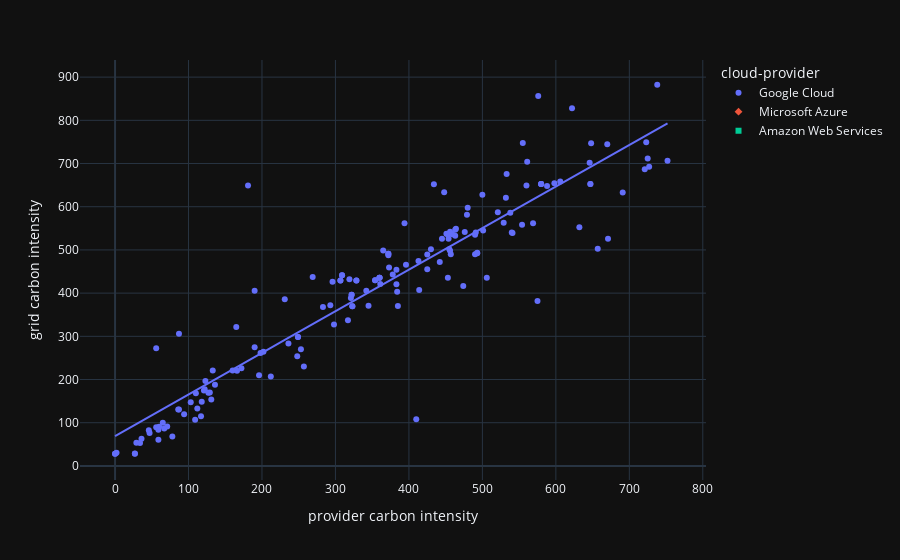

Write notebook code for a chart like this one.
### Markdown cell above
## Linear regression by cloud provider
If we take the above to the next level of detail we can see if all cloud providers follow that trend:

### Code cell
scatter_graph = px.scatter(all_year_df,
    x='provider carbon intensity',
    y='grid carbon intensity',
    color='cloud-provider',
    symbol='cloud-provider',
    trendline='ols')
scatter_graph.show()

### Figure 1 — Plotly figure (JSON) as saved in the notebook; plotly's stock layout.template omitted (floating-point values rounded to 4 significant figures; data arrays with more than 128 entries replaced by an {"elided": "..."} marker saying what was removed)
{"data": [{"hovertemplate": "cloud-provider=Google Cloud<br>provider carbon intensity=%{x}<br>grid carbon intensity=%{y}<extra></extra>", "legendgroup": "Google Cloud", "marker": {"color": "#636efa", "symbol": "circle"}, "mode": "markers", "name": "Google Cloud", "orientation": "v", "showlegend": true, "x": {"elided": "238 float values"}, "xaxis": "x", "y": {"elided": "238 float values"}, "yaxis": "y", "type": "scatter"}, {"hovertemplate": "<b>OLS trendline</b><br>grid carbon intensity = 0.96259 * provider carbon intensity + 69.1662<br>R<sup>2</sup>=0.855956<br><br>cloud-provider=Google Cloud<br>provider carbon intensity=%{x}<br>grid carbon intensity=%{y} <b>(trend)</b><extra></extra>", "legendgroup": "Google Cloud", "marker": {"color": "#636efa", "symbol": "circle"}, "mode": "lines", "name": "Google Cloud", "showlegend": false, "x": {"elided": "163 float values"}, "xaxis": "x", "y": {"elided": "163 float values"}, "yaxis": "y", "type": "scatter"}, {"hovertemplate": "cloud-provider=Microsoft Azure<br>provider carbon intensity=%{x}<br>grid carbon intensity=%{y}<extra></extra>", "legendgroup": "Microsoft Azure", "marker": {"color": "#EF553B", "symbol": "diamond"}, "mode": "markers", "name": "Microsoft Azure", "orientation": "v", "showlegend": true, "x": [NaN, NaN, NaN, NaN, NaN, NaN, NaN, NaN, NaN, NaN, NaN, NaN, NaN, NaN, NaN, NaN, NaN, NaN, NaN, NaN, NaN, NaN, NaN, NaN, NaN, NaN, NaN, NaN, NaN, NaN, NaN, NaN, NaN, NaN, NaN, NaN, NaN, NaN, NaN, NaN, NaN, NaN, NaN, NaN, NaN, NaN, NaN, NaN, NaN, NaN, NaN, NaN, NaN, NaN, NaN, NaN, NaN, NaN, NaN, NaN, NaN, NaN, NaN, NaN, NaN, NaN, NaN, NaN, NaN, NaN], "xaxis": "x", "y": [24.71, 491.1, 99.93, 132.7, 652.4, 25.82, 586.3, 534.9, 165.4, 369.5, 244.8, 404.9, 337.2, 504.7, 220.6, NaN, 460.4, 526.1, 526.1, 405.4, 429.8, 429.8, 86.61, NaN, NaN, NaN, NaN, NaN, NaN, NaN, NaN, NaN, NaN, NaN, NaN, NaN, NaN, NaN, NaN, NaN, NaN, NaN, NaN, NaN, NaN, NaN, NaN, NaN, NaN, NaN, NaN, NaN, NaN, NaN, NaN, NaN, NaN, NaN, NaN, NaN, NaN, NaN, NaN, NaN, NaN, NaN, NaN, NaN, NaN, NaN], "yaxis": "y", "type": "scatter"}, {"hovertemplate": "cloud-provider=Microsoft Azure<extra></extra>", "legendgroup": "Microsoft Azure", "marker": {"color": "#EF553B", "symbol": "diamond"}, "mode": "lines", "name": "Microsoft Azure", "showlegend": false, "xaxis": "x", "yaxis": "y", "type": "scatter"}, {"hovertemplate": "cloud-provider=Amazon Web Services<br>provider carbon intensity=%{x}<br>grid carbon intensity=%{y}<extra></extra>", "legendgroup": "Amazon Web Services", "marker": {"color": "#00cc96", "symbol": "square"}, "mode": "markers", "name": "Amazon Web Services", "orientation": "v", "showlegend": true, "x": [NaN, NaN, NaN, NaN, NaN, NaN, NaN, NaN, NaN, NaN, NaN, NaN, NaN, NaN, NaN, NaN, NaN, NaN, NaN, NaN, NaN, NaN, NaN, NaN, NaN, NaN, NaN, NaN, NaN, NaN, NaN, NaN, NaN, NaN, NaN, NaN, NaN, NaN, NaN, NaN, NaN, NaN, NaN, NaN, NaN, NaN, NaN, NaN, NaN, NaN, NaN, NaN, NaN, NaN, NaN, NaN, NaN, NaN, NaN, NaN, NaN, NaN, NaN, NaN, NaN, NaN, NaN, NaN, NaN, NaN], "xaxis": "x", "y": [429.8, 429.8, 264.4, 86.61, 504.7, 747.7, 28.22, 474.5, 404.9, 220.4, 369.5, 91.23, 220.6, 25.82, 148.4, 429.8, 86.61, NaN, NaN, 441.4, 441.4, 274.9, 90.95, 28.39, 437.1, 375.8, 226.1, 327.2, 60.54, 174.4, 441.4, 90.95, NaN, NaN, NaN, NaN, NaN, NaN, NaN, NaN, NaN, NaN, NaN, NaN, NaN, NaN, NaN, NaN, NaN, NaN, NaN, NaN, NaN, NaN, NaN, NaN, NaN, NaN, NaN, NaN, NaN, NaN, NaN, NaN, NaN, NaN, NaN, NaN, NaN, NaN], "yaxis": "y", "type": "scatter"}, {"hovertemplate": "cloud-provider=Amazon Web Services<extra></extra>", "legendgroup": "Amazon Web Services", "marker": {"color": "#00cc96", "symbol": "square"}, "mode": "lines", "name": "Amazon Web Services", "showlegend": false, "xaxis": "x", "yaxis": "y", "type": "scatter"}], "layout": {"xaxis": {"anchor": "y", "domain": [0.0, 1.0], "title": {"text": "provider carbon intensity"}}, "yaxis": {"anchor": "x", "domain": [0.0, 1.0], "title": {"text": "grid carbon intensity"}}, "legend": {"title": {"text": "cloud-provider"}, "tracegroupgap": 0}, "margin": {"t": 60}}}
